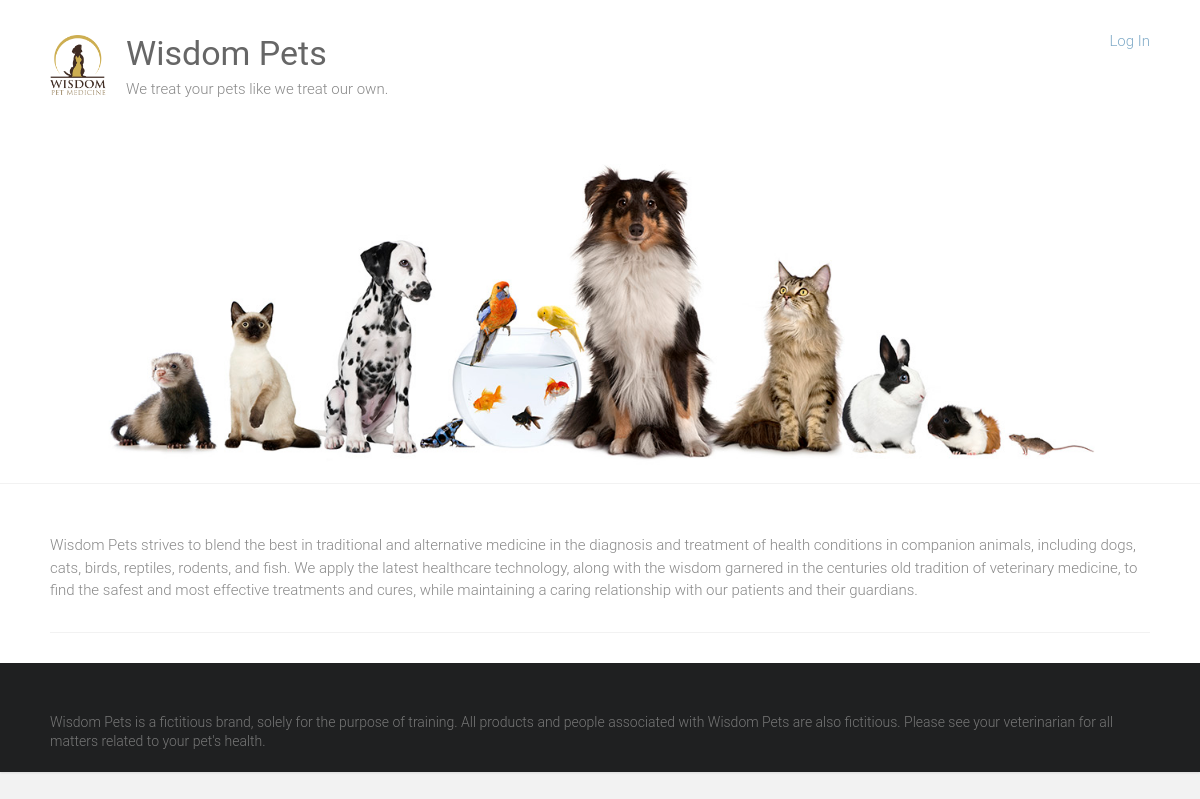
The page /adoption on the database as committed earlier.
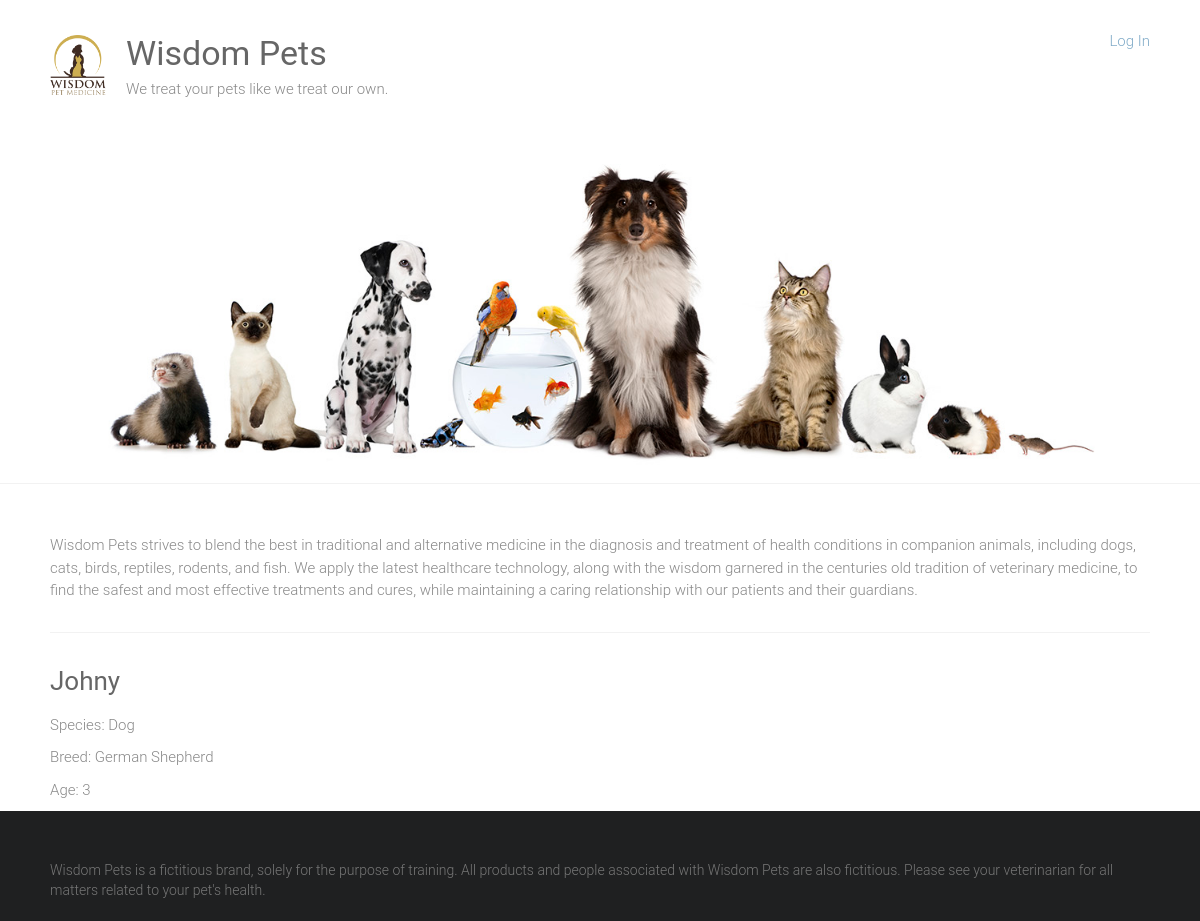
The same page on the database as committed later.
### adoption/models.py (models this page shows)
class Pet(models.Model):
    SEX_CHOICES=[('M','Male'),('F','Female')]
    name = models.CharField(max_length=100)
    submitter = models.CharField(max_length=100)
    spieces = models.CharField(max_length=50)
    breed = models.CharField(max_length=50, blank=True)
    description = models.TextField()
    sex = models.CharField(choices=SEX_CHOICES, max_length=1)
    age = models.IntegerField(null=True)
    submission_date = models.DateTimeField()
    vaccinations = models.ManyToManyField('Vaccine', blank=True)

### adoption/views.py (the view)
# urls.py: 2. Add a URL to urlpatterns:  path('', views.home, name='home')
def home(request):
    pets= Pet.objects.all()
    return render(request, 'home.html', {'pets':pets})

### adoption/templates/home.html (shortened to what this page needs)
{% extends 'base.html' %}
{% block content %}
    {% for pet in pets %}
        <div class="petname">
            <a href="{% url 'pet_detail' pet.id %}">
                <h3>{{pet.name}}</h3>
            </a>
            <p>Species: {{pet.spieces}}</p>
            {% if pet.breed %}
                <p>Breed: {{pet.breed}}</p>
            {% endif %}
            <p>Age: {{pet.age}}</p>
        </div>
    {% endfor%}
{% endblock %}

### adoption/templates/base.html (shortened to what this page needs)
{% load static %}
<html lang="en-US">
    <head>
        <link rel="stylesheet" id="ample-style-css" href="{% static 'style.css' %}" type="text/css" media="all">
    </head>
    <body class="wide">
        <div id="page" class="hfeed site">
            <header>
                <div class="header">
                    <div class="main-head-wrap inner-wrap clearfix">
                        <div id="header-logo-image">
                            <a href="/">
                                <img src="{% static 'images/logo.png' %}" alt="Wisdom Pets">
                            </a>
                        </div>
                        <div id="header-text" class="">
                            <h1 id="site-title">
                                <a href="/" title="Wisdom Pets" rel="home">Wisdom Pets</a>
                            </h1>
                            <p>We treat your pets like we treat our own.</p>
                        </div>
                        <div id="nav-admin" align="RIGHT">
                            <a href="/admin"> Log In </a>
                        </div>
                    </div>
                    <img src="{% static 'images/header.jpg' %}" alt="Wisdom Pets">
                </div>
            </header>
            <div class="main-wrapper">
                <div class="single-page clearfix">
                    <div class="inner-wrap">
                        <p>Wisdom Pets strives to blend the best in traditional and alternative medicine in the diagnosis and treatment of health conditions in companion animals, including dogs, cats, birds, reptiles, rodents, and fish. We apply the latest healthcare technology, along with the wisdom garnered in the centuries old tradition of veterinary medicine, to find the safest and most effective treatments and cures, while maintaining a caring relationship with our patients and their guardians.</p>
                        <hr>
                        <div>
                        {% block content %}
                        {% endblock %}
                        </div>
                    </div>
                </div>
            </div>
            <footer id="colophon">
                <div class="inner-wrap">
                    Wisdom Pets is a fictitious brand, solely for the purpose of training. All products and people associated with Wisdom Pets are also fictitious. Please see your veterinarian for all matters related to your pet's health.
                </div>
            </footer>
        </div>
    </body>
</html>

### static/style.css (style rules this page uses)
html, body, div, span, applet, object, iframe, h1, h2, h3, h4, h5, h6, p, blockquote, pre, a, abbr, acronym, address, big, cite, code, del, dfn, em, font, ins, kbd, q, s, samp, small, strike, strong, sub, sup, tt, var, dl, dt, dd, ol, ul, li, fieldset, form, label, legend, table, caption, tbody, tfoot, thead, tr, th, td { border: 0; font: inherit; font-size: 100%; font-style: inherit; font-weight: inherit; margin: 0; outline: 0; padding: 0; vertical-align: baseline; }
html { overflow-y: scroll; -webkit-text-size-adjust: 100%; -ms-text-size-adjust: 100%; }
article, aside, details, figcaption, figure, footer, header, main, nav, section { display: block; }
h1, h2, h3, h4, h5, h6 { color: #666666; line-height: 1.4; padding-bottom: 15px; font-weight: normal; }
h1 { font-size: 30px; }
h3 { font-size: 26px; }
body, button, input, select, textarea { color: #888888; font-size: 15px; line-height: 1.5; font-family: 'Roboto', sans-serif; font-weight: 300; }
p { color: #888888; font-size: 15px; line-height: 1.5; margin-bottom: 15px; font-weight: 300; }
body { background: #f2f2f2; }
hr { border-color: #f2f2f2; border-style: solid none none; border-width: 1px 0 0; height: 0; margin: 30px 0; }
a { color: #80abc8; text-decoration: none; -webkit-transition: 0.25s ease-in-out; -moz-transition: 0.25s ease-in-out; transition: 0.25s ease-in-out; -ms-transition: 0.25s ease-in-out; -o-transition: 0.25s ease-in-out; }
img { max-width: 100%; height: auto; vertical-align: top; margin-bottom: 18px; }
a img { border: 0; }
.clearfix:after { visibility: hidden; display: block; font-size: 0; content: " "; clear: both; height: 0; }
.clearfix { display: inline-block; }
.clearfix { display: block; }
body { padding-top: 30px; padding-bottom: 30px; }
body.wide { padding-top: 0; padding-bottom: 0; }
#page { background-color: #ffffff; margin: 0 auto; max-width: 1180px; box-shadow: 0 1px 2px 0 rgba(0, 0, 0, 0.1); }
.wide #page { max-width: 100%; }
.inner-wrap { max-width: 1100px; margin: 0 auto; }
.main-head-wrap { padding: 30px 0; }
.header { border-bottom: 1px solid #f2f2f2; }
#header-logo-image { float: left; padding: 5px 20px 5px 0; max-width: 100%; }
#header-logo-image img { margin-bottom: 0px; max-height: 60px; height: auto; width: auto; }
#header-text { float: left; padding-right: 20px; }
#site-title { padding-bottom: 0; }
#site-title a { color: #666666; font-size: 34px; }
.single-page { margin-top: 50px; }
.single-page p { margin-bottom: 10px; }
#colophon { font-size: 14px; clear: both; color: #777; background-color: #1f2021; overflow: hidden; padding: 50px 0 20px; }
#colophon, #colophon p { font-size: 14px; line-height: 1.4; }

Rows that differ between the two databases and show on the page:
added Pet: name "Johny", spieces "Dog", breed "German Shepherd", age "3"
